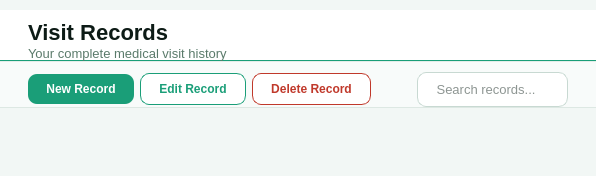
<?xml version="1.0" encoding="UTF-8"?>
<ui version="4.0">
 <class>PageRecords</class>
 <widget class="QWidget" name="PageRecords">
  <property name="styleSheet">
   <string>
    QWidget { background-color: #F2F7F5; font-family: "Segoe UI", sans-serif; }
    QLabel { background: transparent; }
    QFrame#card { background: #FFFFFF; border: 1px solid #DDE8E3; border-radius: 14px; }
    QLineEdit { border: 1px solid #C8D9D2; border-radius: 9px; padding: 8px 13px; font-size: 13px; color: #1C2B25; background: #FFFFFF; }
    QLineEdit:focus { border-color: #1A9E78; }
   </string>
  </property>
  <layout class="QVBoxLayout" name="recLayout">
   <property name="spacing"><number>0</number></property>
   <property name="leftMargin"><number>0</number></property><property name="topMargin"><number>10</number></property><property name="rightMargin"><number>0</number></property><property name="bottomMargin"><number>0</number></property>

   
   <item>
     <widget class="QFrame" name="topbar">
      <property name="styleSheet"><string>QFrame#topbar { background: #FFFFFF; border-bottom: 1px solid #1A9E78; }</string></property>
       <property name="minimumHeight"><number>72</number></property><property name="maximumHeight"><number>72</number></property>
       <layout class="QHBoxLayout"><property name="leftMargin"><number>28</number></property><property name="topMargin"><number>10</number></property><property name="rightMargin"><number>28</number></property><property name="bottomMargin"><number>0</number></property>
        <item><layout class="QVBoxLayout"><property name="spacing"><number>1</number></property>
         <item><widget class="QLabel"><property name="text"><string>Visit Records</string></property><property name="styleSheet"><string>QLabel { font-size: 22px; font-weight: bold; color: #0D1B16; }</string></property></widget></item>
         <item><widget class="QLabel"><property name="text"><string>Your complete medical visit history</string></property><property name="styleSheet"><string>QLabel { font-size: 13px; color: #5A7A6A; }</string></property></widget></item>
        </layout></item>
       </layout>
      </widget>
     </item>
     <item>
      <widget class="QFrame" name="toolbar">
       <property name="styleSheet">
        <string>QFrame#toolbar { background: #F8FBFA; border-bottom: 1px solid #DDE8E3; border-top: 1px solid #E4EDE9; }</string>
      </property>
      <property name="minimumHeight"><number>48</number></property>
      <property name="maximumHeight"><number>48</number></property>
      <layout class="QHBoxLayout">
       <property name="leftMargin"><number>28</number></property>
       <property name="topMargin"><number>10</number></property>
       <property name="rightMargin"><number>28</number></property>
       <property name="bottomMargin"><number>0</number></property>
       <item>
        <widget class="QPushButton" name="btnNewRecord">
         <property name="text"><string>New Record</string></property>
         <property name="styleSheet"><string>QPushButton { background: #1A9E78; color: #FFF; font-size: 12px; font-weight: 600; border: none; border-radius: 9px; padding: 8px 18px; } QPushButton:hover { background: #0D6B52; }</string></property>
        </widget>
       </item>
       <item>
        <widget class="QPushButton" name="btnEditRecord">
         <property name="text"><string>Edit Record</string></property>
         <property name="styleSheet"><string>QPushButton { background: #FFFFFF; color: #1A9E78; font-size: 12px; font-weight: 600; border: 1px solid #1A9E78; border-radius: 9px; padding: 8px 18px; } QPushButton:hover { background: #E3F5EE; }</string></property>
        </widget>
       </item>
       <item>
        <widget class="QPushButton" name="btnDeleteRecord">
         <property name="text"><string>Delete Record</string></property>
         <property name="styleSheet"><string>QPushButton { background: #FFFFFF; color: #C0392B; font-size: 12px; font-weight: 600; border: 1px solid #C0392B; border-radius: 9px; padding: 8px 18px; } QPushButton:hover { background: #FDECEB; }</string></property>
        </widget>
       </item>
       <item>
        <spacer>
         <property name="orientation">
          <enum>Qt::Horizontal</enum>
         </property>
         <property name="sizeHint" stdset="0">
          <size>
           <width>40</width>
           <height>20</height>
          </size>
         </property>
        </spacer>
       </item>
       <item>
        <widget class="QLineEdit" name="searchInput">
         <property name="placeholderText"><string> Search records...</string></property>
         <property name="minimumWidth"><number>200</number></property>
         <property name="maximumWidth"><number>240</number></property>
        </widget>
       </item>
      </layout>
     </widget>
    </item>
    <item>
     <widget class="QScrollArea" name="scrollArea">
     <property name="widgetResizable"><bool>true</bool></property>
     <property name="frameShape"><enum>QFrame::NoFrame</enum></property>
     <property name="styleSheet"><string>QScrollArea { background: #F2F7F5; border: none; }</string></property>
     <widget class="QWidget" name="scrollContent">
      <layout class="QVBoxLayout">
       <property name="spacing"><number>14</number></property>
       <property name="leftMargin"><number>28</number></property><property name="topMargin"><number>24</number></property><property name="rightMargin"><number>28</number></property><property name="bottomMargin"><number>28</number></property>

       
<item>
<widget class="QFrame" name="recordsList">
  <layout class="QVBoxLayout" name="recordsLayout">

   <property name="spacing">
    <number>0</number>
   </property>

   <property name="leftMargin">
    <number>0</number>
   </property>

   <property name="topMargin">
    <number>0</number>
   </property>

   <property name="rightMargin">
    <number>0</number>
   </property>

   <property name="bottomMargin">
    <number>0</number>
   </property>

   </layout>
 </widget>
</item>

      </layout>
     </widget>
    </widget>
   </item>
  </layout>
 </widget>
 <resources/><connections/>
</ui>
